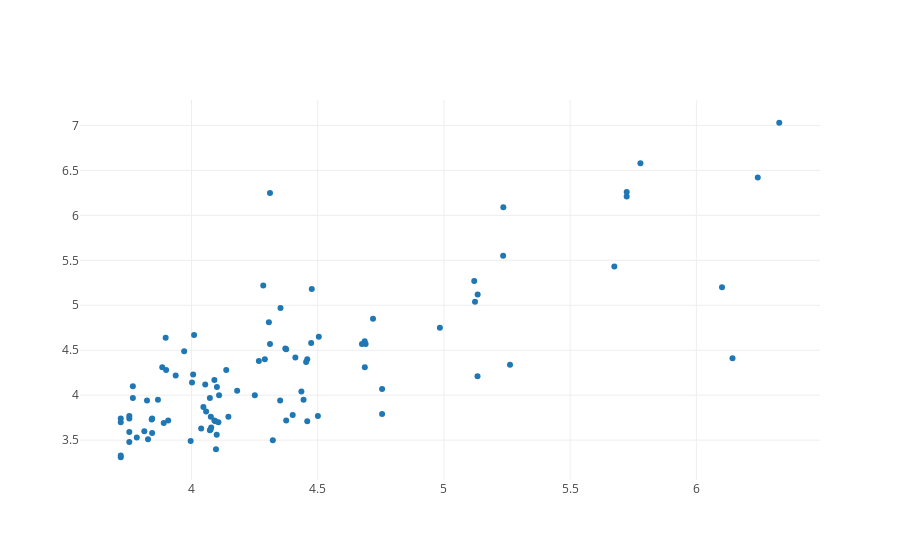

The notebook cell this image was saved under:
### Code cell
iplot([go.Scatter(x=val_predictions, y=val_y, mode='markers')])
# https://plot.ly/~aminda/3/
